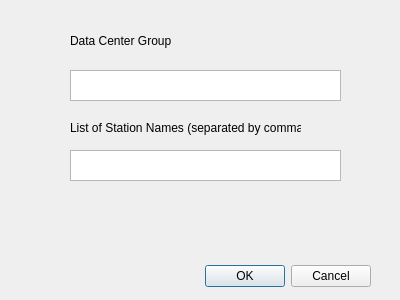
<?xml version="1.0" encoding="UTF-8"?>
<ui version="4.0">
 <class>Dialog</class>
 <widget class="QDialog" name="Dialog">
  <property name="geometry">
   <rect>
    <x>0</x>
    <y>0</y>
    <width>400</width>
    <height>300</height>
   </rect>
  </property>
  <property name="windowTitle">
   <string>Dialog</string>
  </property>
  <widget class="QDialogButtonBox" name="buttonBox">
   <property name="geometry">
    <rect>
     <x>30</x>
     <y>260</y>
     <width>341</width>
     <height>32</height>
    </rect>
   </property>
   <property name="orientation">
    <enum>Qt::Horizontal</enum>
   </property>
   <property name="standardButtons">
    <set>QDialogButtonBox::Cancel|QDialogButtonBox::Ok</set>
   </property>
  </widget>
  <widget class="QPlainTextEdit" name="plainTextEdit">
   <property name="geometry">
    <rect>
     <x>70</x>
     <y>70</y>
     <width>271</width>
     <height>31</height>
    </rect>
   </property>
  </widget>
  <widget class="QPlainTextEdit" name="plainTextEdit_2">
   <property name="geometry">
    <rect>
     <x>70</x>
     <y>150</y>
     <width>271</width>
     <height>31</height>
    </rect>
   </property>
  </widget>
  <widget class="QLabel" name="label">
   <property name="geometry">
    <rect>
     <x>70</x>
     <y>25</y>
     <width>271</width>
     <height>31</height>
    </rect>
   </property>
   <property name="text">
    <string>Data Center Group</string>
   </property>
  </widget>
  <widget class="QLabel" name="label_2">
   <property name="geometry">
    <rect>
     <x>70</x>
     <y>120</y>
     <width>231</width>
     <height>16</height>
    </rect>
   </property>
   <property name="text">
    <string>List of Station Names (separated by commas).</string>
   </property>
  </widget>
 </widget>
 <resources/>
 <connections>
  <connection>
   <sender>buttonBox</sender>
   <signal>accepted()</signal>
   <receiver>Dialog</receiver>
   <slot>accept()</slot>
   <hints>
    <hint type="sourcelabel">
     <x>248</x>
     <y>254</y>
    </hint>
    <hint type="destinationlabel">
     <x>157</x>
     <y>274</y>
    </hint>
   </hints>
  </connection>
  <connection>
   <sender>buttonBox</sender>
   <signal>rejected()</signal>
   <receiver>Dialog</receiver>
   <slot>reject()</slot>
   <hints>
    <hint type="sourcelabel">
     <x>316</x>
     <y>260</y>
    </hint>
    <hint type="destinationlabel">
     <x>286</x>
     <y>274</y>
    </hint>
   </hints>
  </connection>
 </connections>
</ui>
